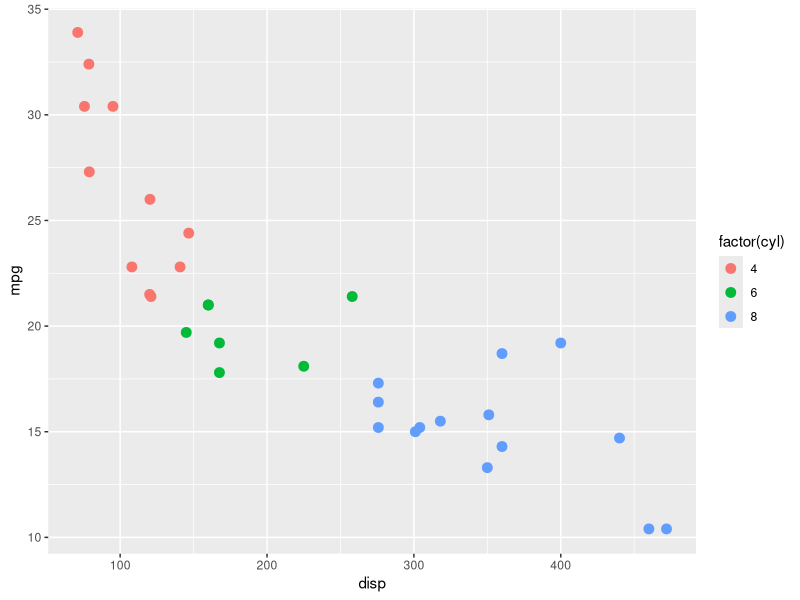
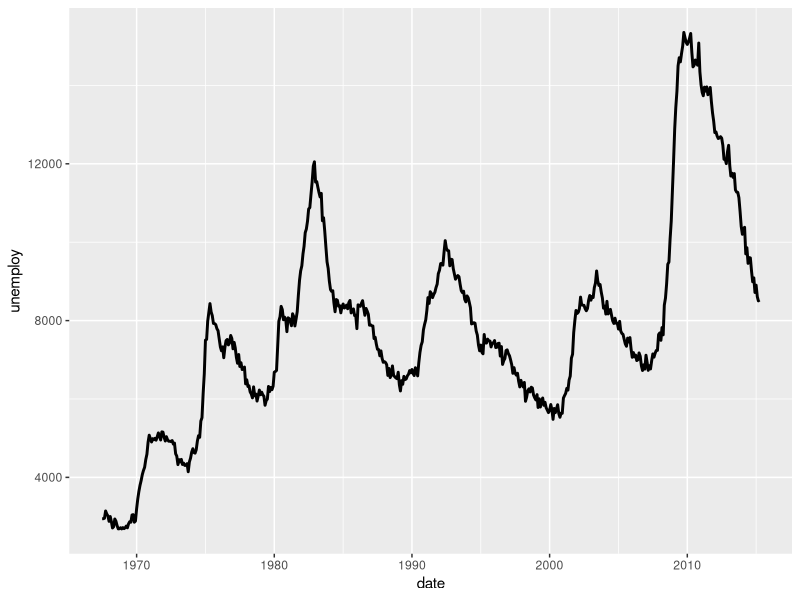
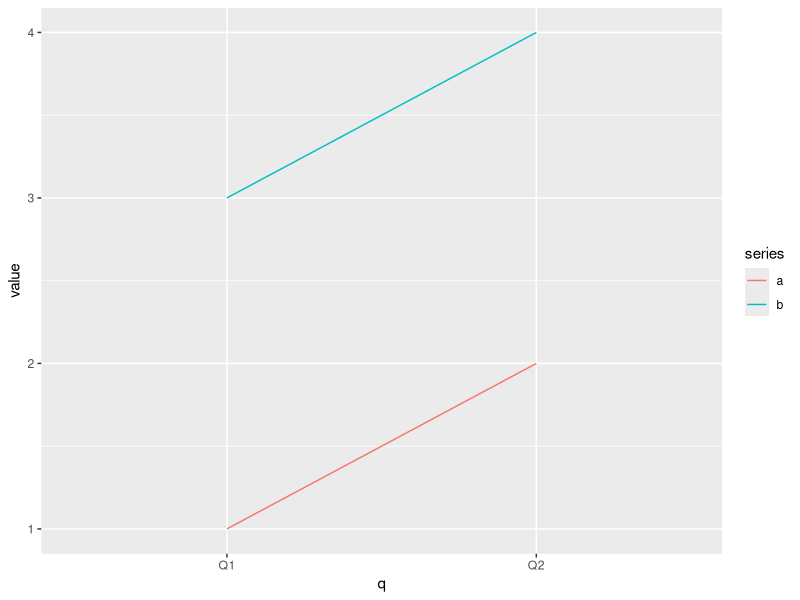

These figures' R source, in order:
# Chapter exercises verification (run from repo root).
library(ggplot2)
p1 <- ggplot(mtcars) + geom_point(aes(disp, mpg, color = factor(cyl)), size = 3)
p2 <- ggplot(economics) + geom_line(aes(date, unemploy), linewidth = 1)
wide <- data.frame(q = c("Q1", "Q2"), a = c(1, 2), b = c(3, 4))
long <- tidyr::pivot_longer(wide, cols = c(a, b), names_to = "series", values_to = "value")
p3 <- ggplot(long) + geom_line(aes(q, value, color = series, group = series))
invisible(lapply(list(p1, p2, p3), ggplot_build))
stopifnot(nrow(long) == 4)
message("ch-aesthetics OK")
